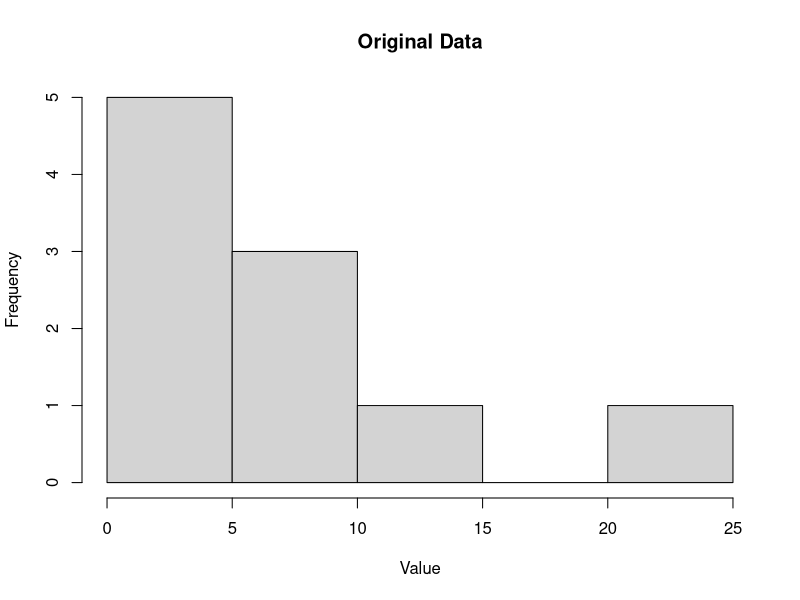
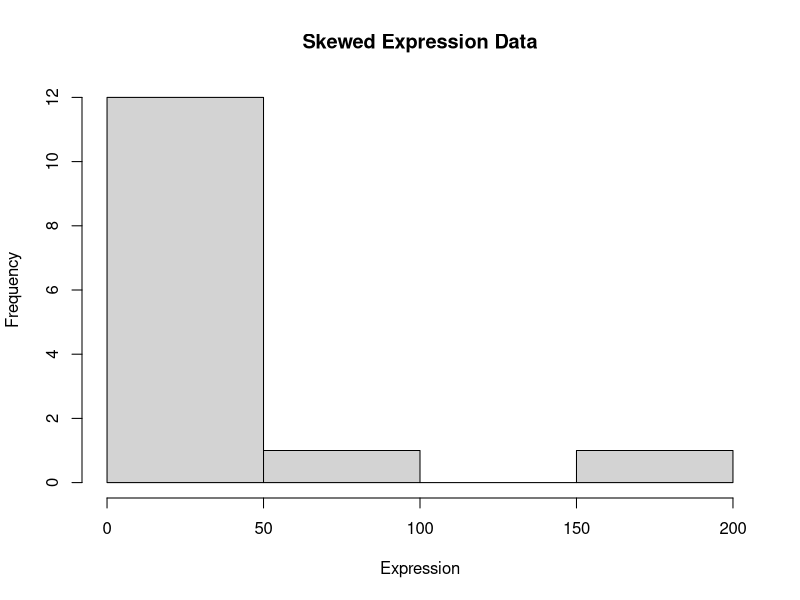
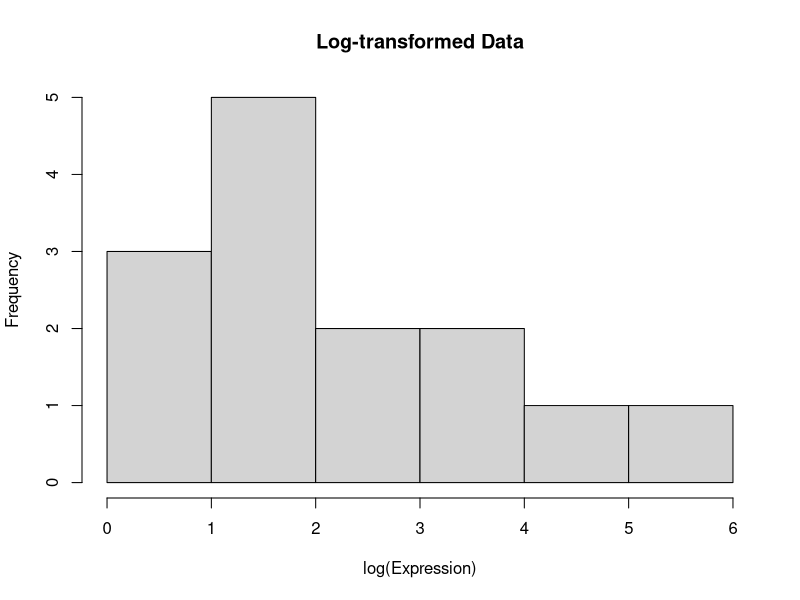
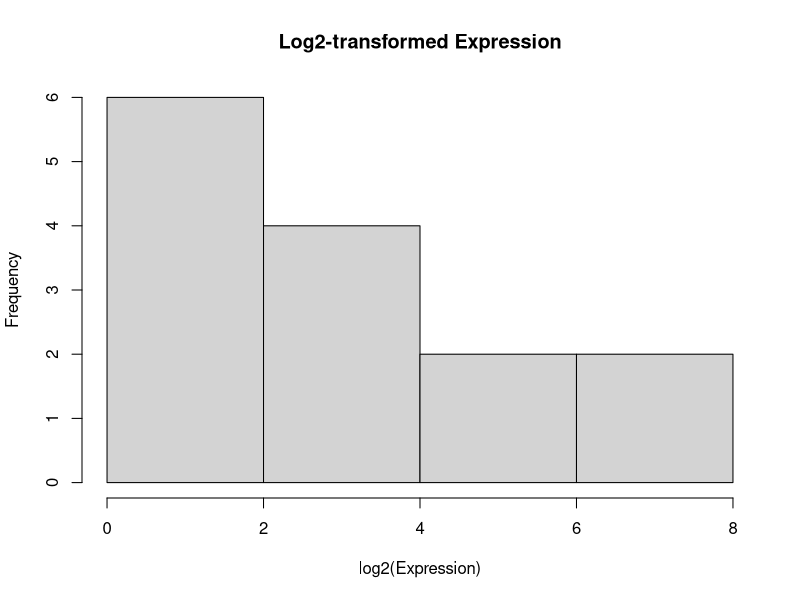
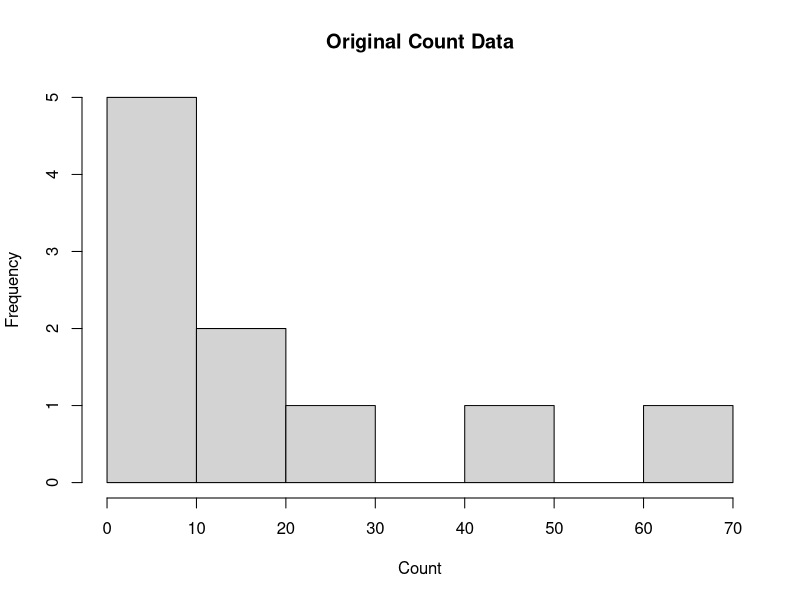
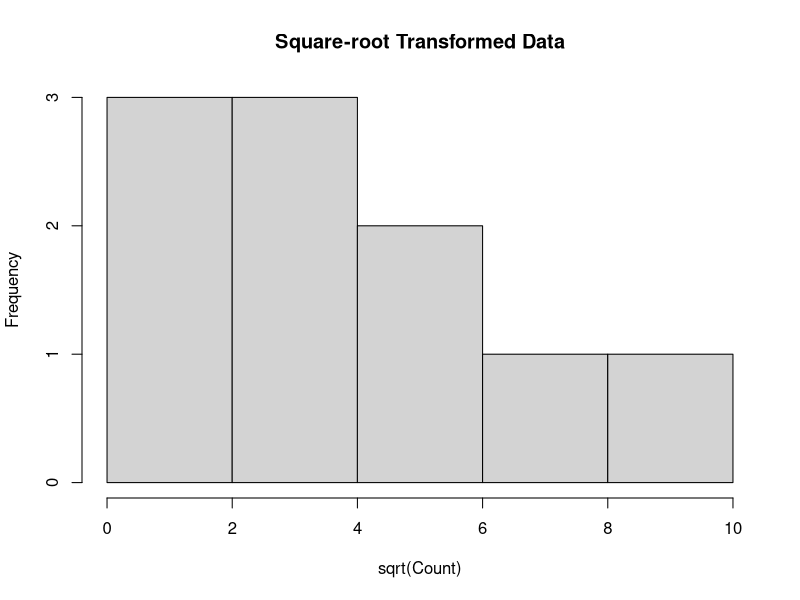
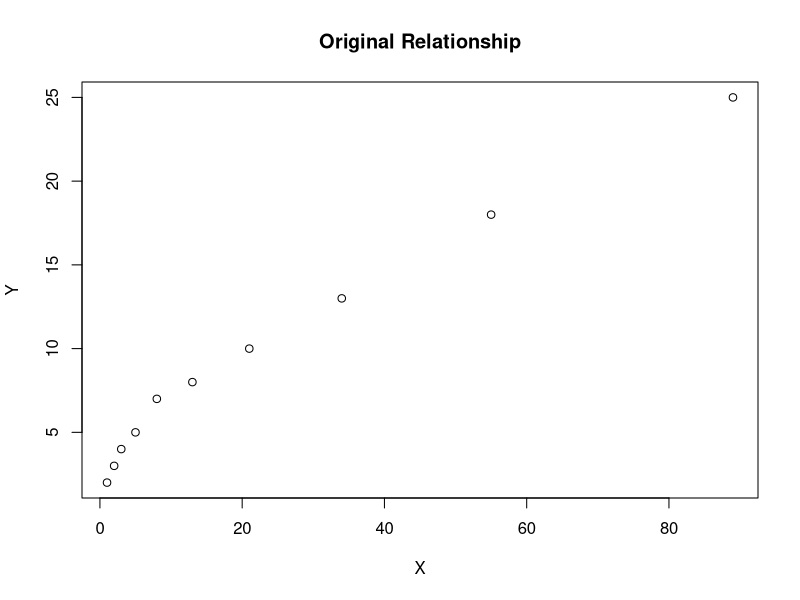
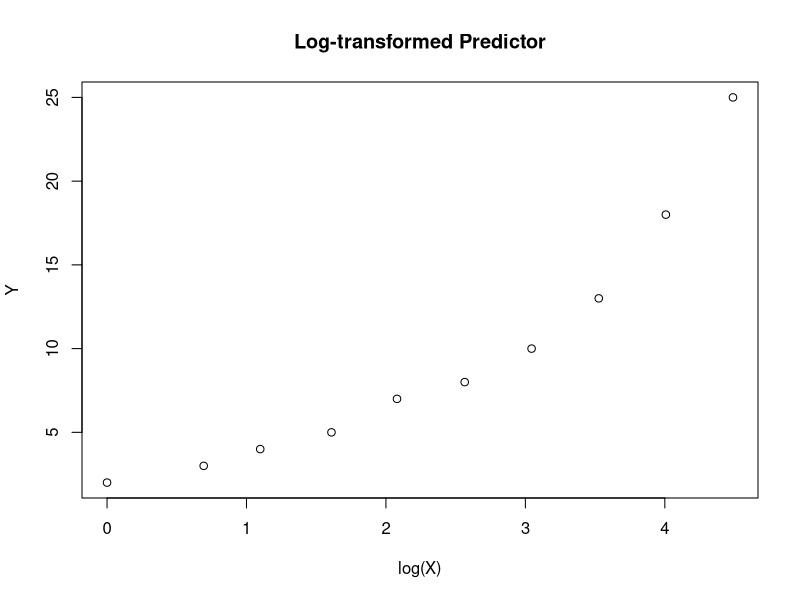

The R source for these figures, in order:
# Data Transformation
# Data transformation changes the scale or distribution of variables.


# What is Data Transformation?

# Data transformation applies a mathematical operation
# to change the representation of data.

# Common reasons:
# Reduce skewness
# Stabilize variance
# Make relationships more linear
# Improve visualization
# Meet assumptions of some statistical methods
# Put variables on comparable scales


# Important:

# Transformation should be guided by:
# Data distribution
# Scientific context
# Statistical method
# Interpretation

# Transformation is not automatically required for every dataset.


# Example Data

x <- c(
  1, 2, 3, 4, 5,
  6, 8, 10, 15, 25
)

x


# Summary

summary(x)


# Mean and Median

mean(x)
median(x)


# Histogram

hist(
  x,
  main = "Original Data",
  xlab = "Value"
)


# Skewness

# A distribution is right-skewed when
# a small number of large values extend the right tail.

# Biological measurements can often be right-skewed.


# Example of Strongly Skewed Data

expression <- c(
  1, 2, 2, 3, 3, 4,
  5, 7, 10, 15, 25, 50,
  100, 200
)

summary(expression)

hist(
  expression,
  main = "Skewed Expression Data",
  xlab = "Expression"
)


# Log Transformation

# Log transformation compresses large values
# more strongly than small values.

log_expression <- log(expression)

log_expression


# Histogram After Log Transformation

hist(
  log_expression,
  main = "Log-transformed Data",
  xlab = "log(Expression)"
)


# Compare Before and After

summary(expression)
summary(log_expression)


# Mean and Median Before Transformation

mean(expression)
median(expression)


# Mean and Median After Transformation

mean(log_expression)
median(log_expression)


# Natural Log

# log() uses the natural logarithm.

log(
  expression
)


# Log2 Transformation

# log2 is commonly used in biological data analysis.

log2_expression <- log2(expression)

log2_expression


# Histogram of log2-transformed Data

hist(
  log2_expression,
  main = "Log2-transformed Expression",
  xlab = "log2(Expression)"
)


# Log10 Transformation

log10_expression <- log10(expression)

log10_expression


# Compare Log Scales

log(expression)
log2(expression)
log10(expression)


# When Values Include Zero

# log(0) is undefined.

log(0)


# This produces:
# -Inf

# Therefore, a direct log transformation cannot be applied
# to data containing zero.


# Log1p Transformation

# log1p(x) calculates log(1 + x).

zero_data <- c(
  0, 1, 2, 5, 10, 20
)

log1p_data <- log1p(
  zero_data
)

log1p_data


# log1p is useful when zeros are present.

# However, adding a constant is not automatically appropriate
# for every biological dataset.

# The transformation should match the data-generating process.


# Negative Values

negative_data <- c(
  -5, -2, 0, 2, 5
)

negative_data


# Log transformation cannot directly be applied
# to negative values.

log(
  negative_data
)


# Do not simply add an arbitrary constant
# without understanding the meaning of the data.


# Square Root Transformation

# Square root transformation can reduce skewness,
# especially for count-like data.

count_data <- c(
  1, 2, 3, 5, 8,
  13, 20, 30, 45, 70
)

sqrt_count <- sqrt(
  count_data
)

sqrt_count


# Compare Distribution

hist(
  count_data,
  main = "Original Count Data",
  xlab = "Count"
)

hist(
  sqrt_count,
  main = "Square-root Transformed Data",
  xlab = "sqrt(Count)"
)


# Cube Root Transformation

cube_root_count <- count_data^(1 / 3)

cube_root_count


# Choosing a Transformation

# Common transformations:

# Log:
# Useful for strongly right-skewed positive data.

# Square root:
# Often useful for count-like data.

# Cube root:
# Can be useful for strongly skewed count-like data.

# Standardization:
# Useful when variables need a common scale.

# The appropriate transformation depends on the data
# and statistical objective.


# Standardization

# Standardization converts values into z-scores.

# Formula:
# z = (x - mean) / standard deviation


# Example

x <- c(
  10, 12, 15, 18, 20,
  22, 25, 30
)

mean_x <- mean(x)
sd_x <- sd(x)

z <- (x - mean_x) / sd_x

z


# Mean of Z-scores

mean(z)


# Standard Deviation of Z-scores

sd(z)


# R's scale() Function

z_scaled <- scale(x)

z_scaled


# Convert Matrix to Vector

as.vector(
  z_scaled
)


# Check Mean and SD

mean(
  as.vector(z_scaled)
)

sd(
  as.vector(z_scaled)
)


# Interpretation of Z-score

# z = 0:
# Value is at the mean.

# Positive z:
# Value is above the mean.

# Negative z:
# Value is below the mean.

# z = 2:
# Value is two standard deviations above the mean.

# z = -2:
# Value is two standard deviations below the mean.


# Why Standardize?

# Standardization is useful when variables
# are measured on different scales.

# Example:
# Age measured in years
# Biomarker measured in mg/dL
# Gene expression measured on another scale


# Example Variables

age <- c(
  20, 25, 30, 35, 40
)

biomarker <- c(
  100, 250, 400, 550, 700
)

z_age <- scale(age)
z_biomarker <- scale(biomarker)

z_age
z_biomarker


# Standardization Does Not Remove Biological Information

# Standardization changes the scale.

# It does not automatically:
# Remove outliers
# Make data normally distributed
# Remove batch effects
# Remove biological variation


# Min-Max Scaling

# Min-max scaling transforms values to a fixed range,
# commonly 0 to 1.

# Formula:
# x_scaled = (x - min(x)) / (max(x) - min(x))


x <- c(
  10, 20, 30, 40, 50
)

x_min <- min(x)
x_max <- max(x)

x_minmax <- (
  x - x_min
) / (
  x_max - x_min
)

x_minmax


# Check Range

min(x_minmax)
max(x_minmax)


# Manual Min-Max Scaling

minmax_scale <- function(x) {
  (x - min(x)) / (max(x) - min(x))
}

minmax_scale(x)


# Compare Standardization and Min-Max Scaling

z_scaled <- as.vector(
  scale(x)
)

minmax_scaled <- minmax_scale(x)

z_scaled
minmax_scaled


# Standardization vs Min-Max Scaling

# Standardization:
# Mean approximately 0
# Standard deviation approximately 1

# Min-max scaling:
# Minimum = 0
# Maximum = 1


# Scaling Does Not Mean Normalization

# Scaling changes the numerical range.

# Transformation can change the distribution.

# These concepts should not be treated as identical.


# Transformation and Regression

# Consider a skewed predictor.

x <- c(
  1, 2, 3, 5, 8,
  13, 21, 34, 55, 89
)

y <- c(
  2, 3, 4, 5,
  7, 8, 10, 13, 18, 25
)

plot(
  x,
  y,
  main = "Original Relationship",
  xlab = "X",
  ylab = "Y"
)


# Fit a Linear Model

model_original <- lm(
  y ~ x
)

summary(model_original)


# Transform Predictor

log_x <- log(x)

plot(
  log_x,
  y,
  main = "Log-transformed Predictor",
  xlab = "log(X)",
  ylab = "Y"
)


# Fit Regression with Transformed Predictor

model_log <- lm(
  y ~ log_x
)

summary(model_log)


# Transformation can sometimes make a relationship
# more suitable for a linear model.


# Transformation and Variance

# Some biological measurements show increasing variability
# as the mean increases.

# A transformation may help stabilize variance.

# Always examine residual plots after fitting the model.


# Transformation Before Statistical Testing

# Some statistical methods have assumptions about:
# Distribution
# Variance
# Linearity
# Residuals

# Transformation may sometimes help satisfy these assumptions.

# However, transformation should not be used simply
# to obtain a statistically significant p-value.


# Example: t-test Before Transformation

group1 <- c(
  10, 12, 15, 18, 20
)

group2 <- c(
  15, 20, 25, 30, 40
)

t.test(
  group1,
  group2
)


# Log Transformation

group1_log <- log(
  group1
)

group2_log <- log(
  group2
)

t.test(
  group1_log,
  group2_log
)


# Important:

# The interpretation changes after transformation.

# A difference on the log scale
# is not interpreted exactly like a difference
# on the original scale.


# Back Transformation

# For log-transformed data,
# exp() converts natural-log values back to the original scale.

log_value <- log(20)

log_value

exp(log_value)


# For log2:

log2_value <- log2(20)

log2_value

2^log2_value


# Biological Interpretation of Log2

# A difference of:
# +1 on log2 scale = 2-fold increase
# +2 on log2 scale = 4-fold increase
# -1 on log2 scale = 2-fold decrease


# Example

log2_fold_change <- 2

fold_change <- 2^log2_fold_change

fold_change


# Negative Log2 Fold Change

log2_fold_change <- -1

fold_change <- 2^log2_fold_change

fold_change


# Log Transformation in Gene Expression

# Gene expression values can span a large range.

expression <- c(
  2, 4, 8, 16,
  32, 64, 128
)

log2_expression <- log2(
  expression
)

expression
log2_expression


# Original Scale

plot(
  expression,
  main = "Gene Expression",
  ylab = "Expression",
  xlab = "Sample"
)


# Log2 Scale

plot(
  log2_expression,
  main = "Log2-transformed Expression",
  ylab = "log2(Expression)",
  xlab = "Sample"
)


# Important RNA-seq Note

# Raw RNA-seq count data should not simply be log-transformed
# and treated as normally distributed for every analysis.

# RNA-seq count data have specific statistical properties.

# Specialized methods such as DESeq2 or edgeR
# model count data using appropriate distributions.

# Transformation methods such as:
# VST
# rlog
# log-CPM

# may be used for visualization or exploratory analysis,
# depending on the workflow.


# Normalization vs Transformation

# Normalization aims to make measurements comparable
# across samples or observations.

# Transformation changes the mathematical representation
# or distribution of the data.

# These are different concepts.


# Example of Sample Scaling

sample_A <- c(
  10, 20, 30, 40
)

sample_B <- c(
  20, 40, 60, 80
)

sample_A
sample_B


# The second sample has approximately twice
# the values of the first sample.

# Scaling or normalization may be needed
# depending on why the difference exists.


# Batch Effects

# Transformation does NOT automatically remove batch effects.

# Batch effects may arise from:
# Different sequencing runs
# Different laboratories
# Different dates
# Different library preparation procedures
# Different instruments


# Batch effects require appropriate experimental design
# and statistical correction methods.


# Missing Values

x_missing <- c(
  10, 20, NA, 40, 50
)

x_missing


# Log transformation preserves NA values.

log(
  x_missing
)


# Scaling with Missing Values

scale(
  x_missing
)


# Always understand how missing values
# are handled before transformation.


# Compare Original and Transformed Summary

original <- expression

transformed <- log2(
  expression
)

summary(original)
summary(transformed)


# Compare Standard Deviation

sd(original)
sd(transformed)


# Compare Histograms

hist(
  original,
  main = "Original",
  xlab = "Expression"
)

hist(
  transformed,
  main = "Log2-transformed",
  xlab = "log2(Expression)"
)


# Choosing a Transformation

# Ask:

# 1. What type of data do I have?
# 2. Are values positive, zero, or negative?
# 3. Is the distribution strongly skewed?
# 4. Is variance related to the mean?
# 5. What statistical method will I use?
# 6. Does the transformation have biological meaning?
# 7. How will the transformed result be interpreted?


# Common Mistakes

# Mistake 1:
# Applying log transformation to zero or negative values
# without considering the consequences.

# Mistake 2:
# Assuming every dataset should be normally distributed.

# Mistake 3:
# Confusing normalization with transformation.

# Mistake 4:
# Standardizing data and assuming the distribution became normal.

# Mistake 5:
# Removing outliers simply because they look unusual.

# Mistake 6:
# Transforming data only because a p-value is not significant.

# Mistake 7:
# Forgetting that transformation changes interpretation.

# Mistake 8:
# Treating raw RNA-seq counts as ordinary continuous measurements
# without considering count-based methods.


# Data Transformation Workflow

# 1. Explore the original data.
# 2. Examine summary statistics.
# 3. Visualize the distribution.
# 4. Identify skewness and extreme values.
# 5. Understand the data-generating process.
# 6. Choose an appropriate transformation if needed.
# 7. Transform the data.
# 8. Re-examine the distribution.
# 9. Check statistical model assumptions.
# 10. Interpret results on the correct scale.
# 11. Back-transform results when appropriate.


# Key Takeaways

# Data transformation changes the representation of data.

# Log transformation can reduce right-skewness.

# log2 is commonly used in biological data analysis.

# log1p can handle zero values mathematically,
# but the scientific reason for the transformation still matters.

# Square-root transformation can be useful for some count-like data.

# Standardization converts observations to z-scores.

# Min-max scaling commonly converts values to the 0-1 range.

# Scaling and transformation are not the same thing.

# Transformation can affect statistical interpretation.

# RNA-seq count data require specialized statistical approaches.

# Transformation should be driven by the data,
# statistical method, and biological context.
